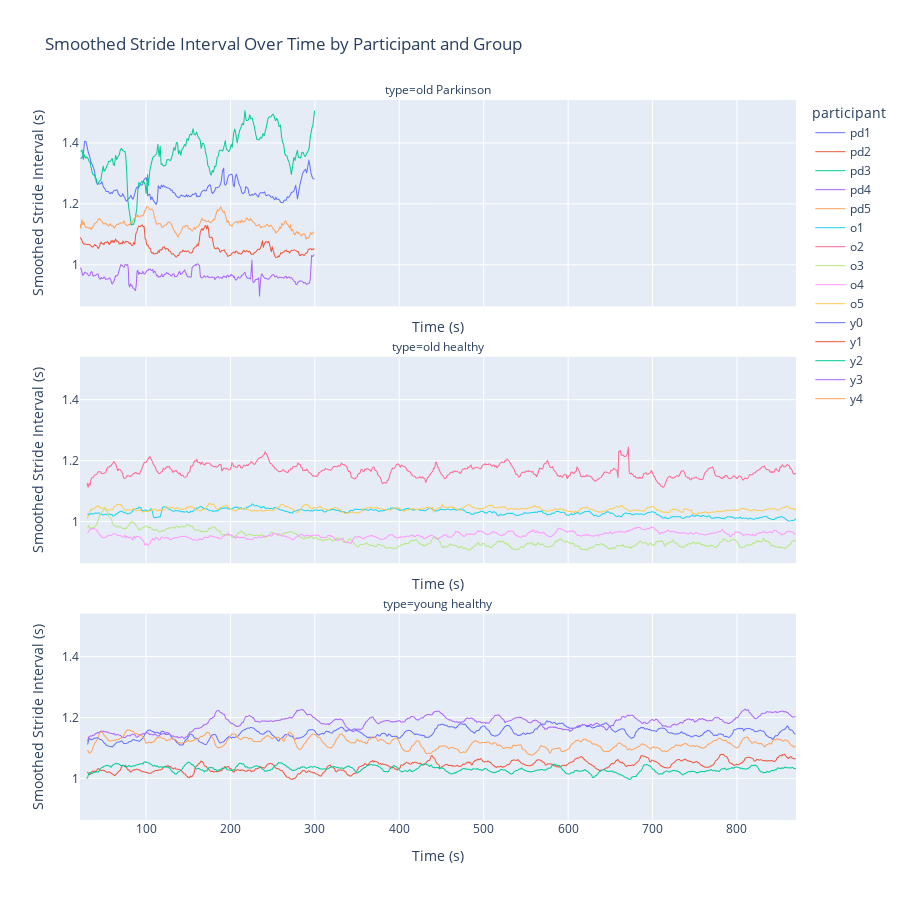

Notebook cell for this chart:
### Code cell
dfs = [y1, y2, y3, y4, y5, o1, o2, o3, o4, o5, pd1, pd2, pd3, pd4, pd5]

for i in range(len(dfs)):
    d = dfs[i].copy()
    if i <= 4:
        d['participant'] = f'y{i}'
        d['type'] = 'young healthy'
    elif i <= 9:
        d['participant'] = f'o{i-4}'
        d['type'] = 'old healthy'
    else:
        d['participant'] = f'pd{i-9}'
        d['type'] = 'old Parkinson'
    all = pd.concat([all, d], ignore_index=True)
all['time'] = pd.to_numeric(all['time'], errors='coerce')
all_sorted = all.sort_values(by=['type', 'participant', 'time']).copy()
all_sorted['gait_smoothed'] = all_sorted.groupby('participant')['gait'].transform(
    lambda x: x.rolling(window=10, min_periods=1).mean()
)

fig = px.line(
    all_sorted,
    x='time',
    y='gait_smoothed',
    color='participant',
    facet_col='type',
    facet_col_wrap=1,
    title='Smoothed Stride Interval Over Time by Participant and Group',
    labels={'gait_smoothed': 'Smoothed Stride Interval (s)', 'time': 'Time (s)'}
)

fig.update_traces(line=dict(width=1))
fig.update_xaxes(showgrid=True, title_text='Time (s)')
fig.update_layout(height=900)
fig.show()

### Figure 1 — Plotly figure (JSON) as saved in the notebook; plotly's stock layout.template omitted (floating-point values rounded to 4 significant figures; data arrays with more than 128 entries replaced by an {"elided": "..."} marker saying what was removed)
{"data": [{"hovertemplate": "participant=pd1<br>type=old Parkinson<br>Time (s)=%{x}<br>Smoothed Stride Interval (s)=%{y}<extra></extra>", "legendgroup": "pd1", "line": {"color": "#636efa", "dash": "solid", "width": 1}, "marker": {"symbol": "circle"}, "mode": "lines", "name": "pd1", "showlegend": true, "type": "scattergl", "x": {"elided": "222 float values"}, "xaxis": "x3", "y": {"elided": "222 float values"}, "yaxis": "y3"}, {"hovertemplate": "participant=pd2<br>type=old Parkinson<br>Time (s)=%{x}<br>Smoothed Stride Interval (s)=%{y}<extra></extra>", "legendgroup": "pd2", "line": {"color": "#EF553B", "dash": "solid", "width": 1}, "marker": {"symbol": "circle"}, "mode": "lines", "name": "pd2", "showlegend": true, "type": "scattergl", "x": {"elided": "263 float values"}, "xaxis": "x3", "y": {"elided": "263 float values"}, "yaxis": "y3"}, {"hovertemplate": "participant=pd3<br>type=old Parkinson<br>Time (s)=%{x}<br>Smoothed Stride Interval (s)=%{y}<extra></extra>", "legendgroup": "pd3", "line": {"color": "#00cc96", "dash": "solid", "width": 1}, "marker": {"symbol": "circle"}, "mode": "lines", "name": "pd3", "showlegend": true, "type": "scattergl", "x": {"elided": "203 float values"}, "xaxis": "x3", "y": {"elided": "203 float values"}, "yaxis": "y3"}, {"hovertemplate": "participant=pd4<br>type=old Parkinson<br>Time (s)=%{x}<br>Smoothed Stride Interval (s)=%{y}<extra></extra>", "legendgroup": "pd4", "line": {"color": "#ab63fa", "dash": "solid", "width": 1}, "marker": {"symbol": "circle"}, "mode": "lines", "name": "pd4", "showlegend": true, "type": "scattergl", "x": {"elided": "288 float values"}, "xaxis": "x3", "y": {"elided": "288 float values"}, "yaxis": "y3"}, {"hovertemplate": "participant=pd5<br>type=old Parkinson<br>Time (s)=%{x}<br>Smoothed Stride Interval (s)=%{y}<extra></extra>", "legendgroup": "pd5", "line": {"color": "#FFA15A", "dash": "solid", "width": 1}, "marker": {"symbol": "circle"}, "mode": "lines", "name": "pd5", "showlegend": true, "type": "scattergl", "x": {"elided": "245 float values"}, "xaxis": "x3", "y": {"elided": "245 float values"}, "yaxis": "y3"}, {"hovertemplate": "participant=o1<br>type=old healthy<br>Time (s)=%{x}<br>Smoothed Stride Interval (s)=%{y}<extra></extra>", "legendgroup": "o1", "line": {"color": "#19d3f3", "dash": "solid", "width": 1}, "marker": {"symbol": "circle"}, "mode": "lines", "name": "o1", "showlegend": true, "type": "scattergl", "x": {"elided": "815 float values"}, "xaxis": "x2", "y": {"elided": "815 float values"}, "yaxis": "y2"}, {"hovertemplate": "participant=o2<br>type=old healthy<br>Time (s)=%{x}<br>Smoothed Stride Interval (s)=%{y}<extra></extra>", "legendgroup": "o2", "line": {"color": "#FF6692", "dash": "solid", "width": 1}, "marker": {"symbol": "circle"}, "mode": "lines", "name": "o2", "showlegend": true, "type": "scattergl", "x": {"elided": "720 float values"}, "xaxis": "x2", "y": {"elided": "720 float values"}, "yaxis": "y2"}, {"hovertemplate": "participant=o3<br>type=old healthy<br>Time (s)=%{x}<br>Smoothed Stride Interval (s)=%{y}<extra></extra>", "legendgroup": "o3", "line": {"color": "#B6E880", "dash": "solid", "width": 1}, "marker": {"symbol": "circle"}, "mode": "lines", "name": "o3", "showlegend": true, "type": "scattergl", "x": {"elided": "892 float values"}, "xaxis": "x2", "y": {"elided": "892 float values"}, "yaxis": "y2"}, {"hovertemplate": "participant=o4<br>type=old healthy<br>Time (s)=%{x}<br>Smoothed Stride Interval (s)=%{y}<extra></extra>", "legendgroup": "o4", "line": {"color": "#FF97FF", "dash": "solid", "width": 1}, "marker": {"symbol": "circle"}, "mode": "lines", "name": "o4", "showlegend": true, "type": "scattergl", "x": {"elided": "877 float values"}, "xaxis": "x2", "y": {"elided": "877 float values"}, "yaxis": "y2"}, {"hovertemplate": "participant=o5<br>type=old healthy<br>Time (s)=%{x}<br>Smoothed Stride Interval (s)=%{y}<extra></extra>", "legendgroup": "o5", "line": {"color": "#FECB52", "dash": "solid", "width": 1}, "marker": {"symbol": "circle"}, "mode": "lines", "name": "o5", "showlegend": true, "type": "scattergl", "x": {"elided": "806 float values"}, "xaxis": "x2", "y": {"elided": "806 float values"}, "yaxis": "y2"}, {"hovertemplate": "participant=y0<br>type=young healthy<br>Time (s)=%{x}<br>Smoothed Stride Interval (s)=%{y}<extra></extra>", "legendgroup": "y0", "line": {"color": "#636efa", "dash": "solid", "width": 1}, "marker": {"symbol": "circle"}, "mode": "lines", "name": "y0", "showlegend": true, "type": "scattergl", "x": {"elided": "730 float values"}, "xaxis": "x", "y": {"elided": "730 float values"}, "yaxis": "y"}, {"hovertemplate": "participant=y1<br>type=young healthy<br>Time (s)=%{x}<br>Smoothed Stride Interval (s)=%{y}<extra></extra>", "legendgroup": "y1", "line": {"color": "#EF553B", "dash": "solid", "width": 1}, "marker": {"symbol": "circle"}, "mode": "lines", "name": "y1", "showlegend": true, "type": "scattergl", "x": {"elided": "806 float values"}, "xaxis": "x", "y": {"elided": "806 float values"}, "yaxis": "y"}, {"hovertemplate": "participant=y2<br>type=young healthy<br>Time (s)=%{x}<br>Smoothed Stride Interval (s)=%{y}<extra></extra>", "legendgroup": "y2", "line": {"color": "#00cc96", "dash": "solid", "width": 1}, "marker": {"symbol": "circle"}, "mode": "lines", "name": "y2", "showlegend": true, "type": "scattergl", "x": {"elided": "816 float values"}, "xaxis": "x", "y": {"elided": "816 float values"}, "yaxis": "y"}, {"hovertemplate": "participant=y3<br>type=young healthy<br>Time (s)=%{x}<br>Smoothed Stride Interval (s)=%{y}<extra></extra>", "legendgroup": "y3", "line": {"color": "#ab63fa", "dash": "solid", "width": 1}, "marker": {"symbol": "circle"}, "mode": "lines", "name": "y3", "showlegend": true, "type": "scattergl", "x": {"elided": "709 float values"}, "xaxis": "x", "y": {"elided": "709 float values"}, "yaxis": "y"}, {"hovertemplate": "participant=y4<br>type=young healthy<br>Time (s)=%{x}<br>Smoothed Stride Interval (s)=%{y}<extra></extra>", "legendgroup": "y4", "line": {"color": "#FFA15A", "dash": "solid", "width": 1}, "marker": {"symbol": "circle"}, "mode": "lines", "name": "y4", "showlegend": true, "type": "scattergl", "x": {"elided": "752 float values"}, "xaxis": "x", "y": {"elided": "752 float values"}, "yaxis": "y"}], "layout": {"annotations": [{"font": {}, "showarrow": false, "text": "type=young healthy", "x": 0.5, "xanchor": "center", "xref": "paper", "y": 0.2867, "yanchor": "bottom", "yref": "paper"}, {"font": {}, "showarrow": false, "text": "type=old healthy", "x": 0.5, "xanchor": "center", "xref": "paper", "y": 0.6433, "yanchor": "bottom", "yref": "paper"}, {"font": {}, "showarrow": false, "text": "type=old Parkinson", "x": 0.5, "xanchor": "center", "xref": "paper", "y": 1.0, "yanchor": "bottom", "yref": "paper"}], "height": 900, "legend": {"title": {"text": "participant"}, "tracegroupgap": 0}, "title": {"text": "Smoothed Stride Interval Over Time by Participant and Group"}, "xaxis": {"anchor": "y", "domain": [0, 1], "showgrid": true, "title": {"text": "Time (s)"}}, "xaxis2": {"anchor": "y2", "domain": [0, 1], "matches": "x", "showgrid": true, "showticklabels": false, "title": {"text": "Time (s)"}}, "xaxis3": {"anchor": "y3", "domain": [0, 1], "matches": "x", "showgrid": true, "showticklabels": false, "title": {"text": "Time (s)"}}, "yaxis": {"anchor": "x", "domain": [0, 0.2867], "title": {"text": "Smoothed Stride Interval (s)"}}, "yaxis2": {"anchor": "x2", "domain": [0.3567, 0.6433], "matches": "y", "title": {"text": "Smoothed Stride Interval (s)"}}, "yaxis3": {"anchor": "x3", "domain": [0.7133, 1.0], "matches": "y", "title": {"text": "Smoothed Stride Interval (s)"}}}}
